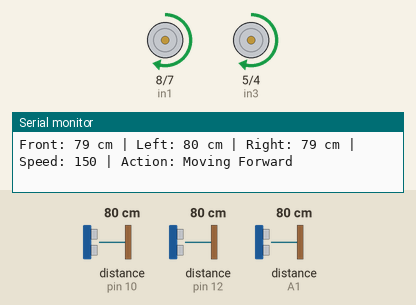
Recording of a sketch running on a simulated Arduino Uno, built with avr-gcc and run on an emulated ATmega328P. On the bench: motor-driver pin pairs drawn as motors (green arrow = first pin HIGH = forward, orange = second pin HIGH = backward, longer = more drive, scaled by the enable pin), the last lines printed to the serial monitor. Wiring (inferred from the names in the program): 3 × ultrasonic range finder: trigger pin 6, echo pin 10 / trigger pin 11, echo pin 12 / trigger A0, echo A1. The inputs (shaded band) are chosen by the test bench; at power-on: distance to the obstacle (sensors on pin 12, pin 10, A1) 80 cm. The echo pulse lasts 58.3 µs per cm.

Above: at 3.2 s.
3.3 s: distance to the obstacle (sensor on pin 12) set to 2 cm
At 4.9 s:
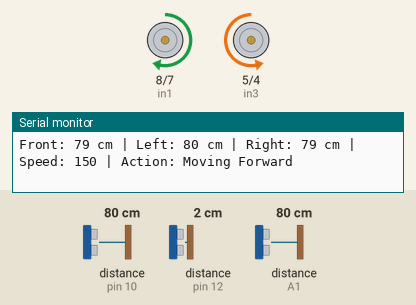
At 6.2 s:
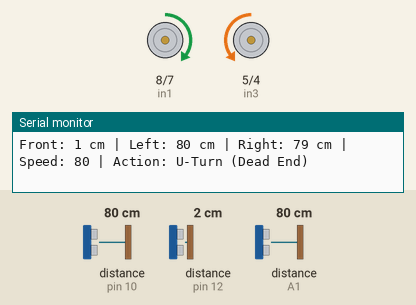
6.3 s: distance to the obstacle (sensor on pin 12) set to 9 cm
At 6.7 s:
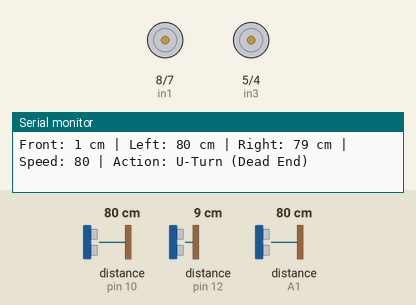
9.3 s: distance to the obstacle (sensor on pin 12) set to 12 cm
12.3 s: distance to the obstacle (sensor on pin 10) set to 76 cm
At 13.6 s:
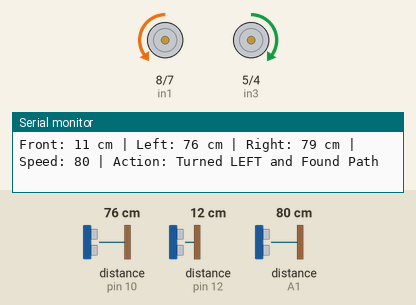
15.3 s: distance to the obstacle (sensor on pin 12) set to 15 cm
16.9 s: distance to the obstacle (sensor on pin 12) set to 18 cm
Timing chart, 0 to 20.9 s (numbered marks = the images above; inputs shaded):
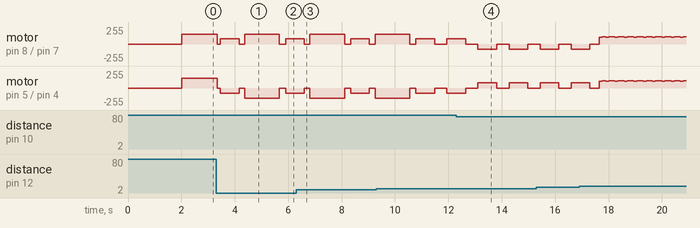

Measured:
- the behaviour switches between 80 and 79 cm on distance to the obstacle (sensor on pin 10) (found by bisection; images 3 and 4)

The sketch:

maze_solver.ino
```cpp
// Smart Maze Solver: Obstacle Distance-Based Speed + Safe Turning

// Motor pins
const int enA = 9, in1 = 8, in2 = 7;
const int enB = 3, in3 = 5, in4 = 4;

// Ultrasonic pins
const int trigFront = 11, echoFront = 12;
const int trigLeft  = 6, echoLeft  = 10;
const int trigRight = A0, echoRight = A1;

// Distance thresholds (in cm)
const int maxDistance = 100;
const int stopThreshold = 10;
const int turningThreshold = 15;
const int reactionThreshold = 30;

// Speed limits
const int minSpeed = 80;
const int maxSpeed = 150;

// Turn timings (tune these!)
const int turnDelay = 700;
const int uTurnDelay = 1300;

unsigned long lastDisplayTime = 0;
const long displayInterval = 250;

long dFront = 0, dLeft = 0, dRight = 0;

void setup() {
  Serial.begin(9600);

  pinMode(enA, OUTPUT); pinMode(enB, OUTPUT);
  pinMode(in1, OUTPUT); pinMode(in2, OUTPUT);
  pinMode(in3, OUTPUT); pinMode(in4, OUTPUT);

  pinMode(trigFront, OUTPUT); pinMode(echoFront, INPUT);
  pinMode(trigLeft, OUTPUT);  pinMode(echoLeft, INPUT);
  pinMode(trigRight, OUTPUT); pinMode(echoRight, INPUT);

  stopMotors();
  Serial.println("SMART MAZE ROBOT: Distance-based Speed + Smart Navigation");
  delay(2000);
}

long getDistance(int trig, int echo) {
  digitalWrite(trig, LOW); delayMicroseconds(2);
  digitalWrite(trig, HIGH); delayMicroseconds(10);
  digitalWrite(trig, LOW);
  long duration = pulseIn(echo, HIGH, 10000);
  if (duration == 0) return maxDistance;
  return duration * 0.0343 / 2;
}

void updateDistances() {
  dFront = getDistance(trigFront, echoFront);
  dLeft  = getDistance(trigLeft, echoLeft);
  dRight = getDistance(trigRight, echoRight);
}

int getSpeedFromDistance(long distance) {
  if (distance >= reactionThreshold) return maxSpeed;
  if (distance <= stopThreshold) return 0;
  return map(distance, stopThreshold, reactionThreshold, minSpeed, maxSpeed);
}

void displayStatus(String action, int speed) {
  if (millis() - lastDisplayTime >= displayInterval) {
    lastDisplayTime = millis();
    Serial.print("Front: "); Serial.print(dFront); Serial.print(" cm | ");
    Serial.print("Left: "); Serial.print(dLeft); Serial.print(" cm | ");
    Serial.print("Right: "); Serial.print(dRight); Serial.print(" cm | ");
    Serial.print("Speed: "); Serial.print(speed); Serial.print(" | ");
    Serial.println("Action: " + action);
  }
}

void loop() {
  updateDistances();

  if (dFront > reactionThreshold) {
    moveForward(maxSpeed);
    displayStatus("Moving Forward", maxSpeed);
  }
  else if (dFront > turningThreshold && dFront <= reactionThreshold) {
    int slowSpeed = getSpeedFromDistance(dFront);
    moveForward(slowSpeed);
    displayStatus("Slowing Down", slowSpeed);
  }
  else {
    stopMotors();
    delay(100);

    updateDistances();

    if (dLeft > turningThreshold && dRight > turningThreshold) {
      if (dLeft > dRight) {
        turnWithCheck("LEFT");
      } else {
        turnWithCheck("RIGHT");
      }
    }
    else if (dLeft > turningThreshold) {
      turnWithCheck("LEFT");
    }
    else if (dRight > turningThreshold) {
      turnWithCheck("RIGHT");
    }
    else {
      performUTurn();  // <-- Updated logic inside this function
    }
  }

  delay(100);
}

// ------------------ Movement ------------------

void moveForward(int speed) {
  digitalWrite(in1, HIGH); digitalWrite(in2, LOW);
  digitalWrite(in3, HIGH); digitalWrite(in4, LOW);
  analogWrite(enA, speed); analogWrite(enB, speed);
}

void stopMotors() {
  digitalWrite(in1, LOW); digitalWrite(in2, LOW);
  digitalWrite(in3, LOW); digitalWrite(in4, LOW);
}

void turnRight() {
  digitalWrite(in1, LOW); digitalWrite(in2, HIGH);
  digitalWrite(in3, HIGH); digitalWrite(in4, LOW);
  analogWrite(enA, minSpeed); analogWrite(enB, minSpeed);
  delay(turnDelay);
  stopMotors();
}

void turnLeft() {
  digitalWrite(in1, HIGH); digitalWrite(in2, LOW);
  digitalWrite(in3, LOW); digitalWrite(in4, HIGH);
  analogWrite(enA, minSpeed); analogWrite(enB, minSpeed);
  delay(turnDelay);
  stopMotors();
}

// ------------------ Enhanced U-Turn Logic ------------------

void performUTurn() {
  // Perform U-turn
  digitalWrite(in1, HIGH); digitalWrite(in2, LOW);
  digitalWrite(in3, LOW); digitalWrite(in4, HIGH);
  analogWrite(enA, maxSpeed); analogWrite(enB, maxSpeed);
  delay(uTurnDelay);
  stopMotors();
  displayStatus("U-Turn (Dead End)", minSpeed);

  delay(200);
  updateDistances();

  if (dFront > turningThreshold && dLeft > turningThreshold && dRight > turningThreshold) {
    turnWithCheck("LEFT"); // Explore new path
  }
  else if (dLeft > turningThreshold) {
    turnWithCheck("LEFT");
  }
  else if (dRight > turningThreshold) {
    turnWithCheck("RIGHT");
  }
  else if (dFront > turningThreshold) {
    moveForward(getSpeedFromDistance(dFront));
    displayStatus("Moving Forward after U-Turn", getSpeedFromDistance(dFront));
  }
  else {
    displayStatus("Stuck after U-Turn, waiting...", 0);
  }
}

// ------------------ Smart Turn Check ------------------

void turnWithCheck(String direction) {
  if (direction == "LEFT") {
    turnLeft();
  } else {
    turnRight();
  }

  delay(200); // Small pause before checking again
  updateDistances();

  if (dFront < stopThreshold) {
    performUTurn();
    displayStatus("U-Turn after Failed Turn", minSpeed);
  } else {
    displayStatus("Turned " + direction + " and Found Path", minSpeed);
  }
}
```
